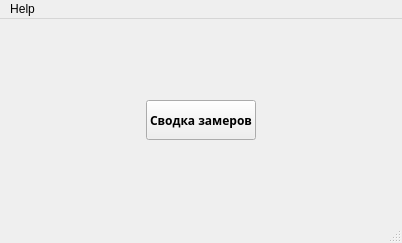
<?xml version="1.0" encoding="UTF-8"?>
<ui version="4.0">
 <class>MainWindow</class>
 <widget class="QMainWindow" name="MainWindow">
  <property name="geometry">
   <rect>
    <x>0</x>
    <y>0</y>
    <width>402</width>
    <height>243</height>
   </rect>
  </property>
  <property name="windowTitle">
   <string>Автоматизация работы</string>
  </property>
  <widget class="QWidget" name="centralwidget">
   <layout class="QGridLayout" name="gridLayout">
    <item row="1" column="1">
     <widget class="QPushButton" name="pushButton">
      <property name="minimumSize">
       <size>
        <width>0</width>
        <height>40</height>
       </size>
      </property>
      <property name="font">
       <font>
        <family>Arial Black</family>
        <weight>75</weight>
        <bold>true</bold>
        <strikeout>false</strikeout>
        <stylestrategy>PreferAntialias</stylestrategy>
        <kerning>true</kerning>
       </font>
      </property>
      <property name="text">
       <string>Сводка замеров</string>
      </property>
     </widget>
    </item>
    <item row="1" column="0">
     <spacer name="horizontalSpacer">
      <property name="orientation">
       <enum>Qt::Horizontal</enum>
      </property>
      <property name="sizeHint" stdset="0">
       <size>
        <width>40</width>
        <height>20</height>
       </size>
      </property>
     </spacer>
    </item>
    <item row="2" column="1">
     <spacer name="verticalSpacer">
      <property name="orientation">
       <enum>Qt::Vertical</enum>
      </property>
      <property name="sizeHint" stdset="0">
       <size>
        <width>20</width>
        <height>40</height>
       </size>
      </property>
     </spacer>
    </item>
    <item row="1" column="2">
     <spacer name="horizontalSpacer_2">
      <property name="orientation">
       <enum>Qt::Horizontal</enum>
      </property>
      <property name="sizeHint" stdset="0">
       <size>
        <width>40</width>
        <height>20</height>
       </size>
      </property>
     </spacer>
    </item>
    <item row="0" column="1">
     <spacer name="verticalSpacer_2">
      <property name="orientation">
       <enum>Qt::Vertical</enum>
      </property>
      <property name="sizeHint" stdset="0">
       <size>
        <width>20</width>
        <height>40</height>
       </size>
      </property>
     </spacer>
    </item>
   </layout>
  </widget>
  <widget class="QMenuBar" name="menubar">
   <property name="geometry">
    <rect>
     <x>0</x>
     <y>0</y>
     <width>402</width>
     <height>26</height>
    </rect>
   </property>
   <widget class="QMenu" name="menu_help">
    <property name="title">
     <string>Help</string>
    </property>
   </widget>
   <addaction name="menu_help"/>
  </widget>
  <widget class="QStatusBar" name="statusbar"/>
 </widget>
 <resources/>
 <connections/>
</ui>
